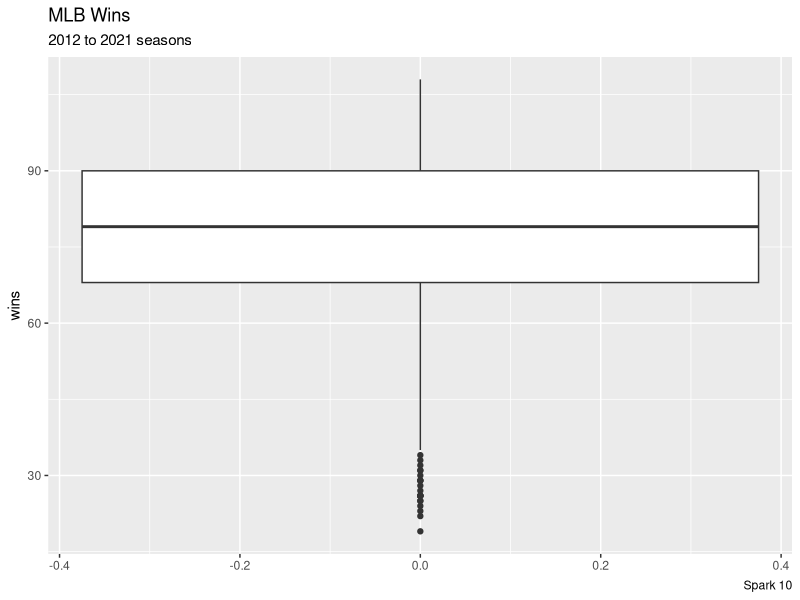
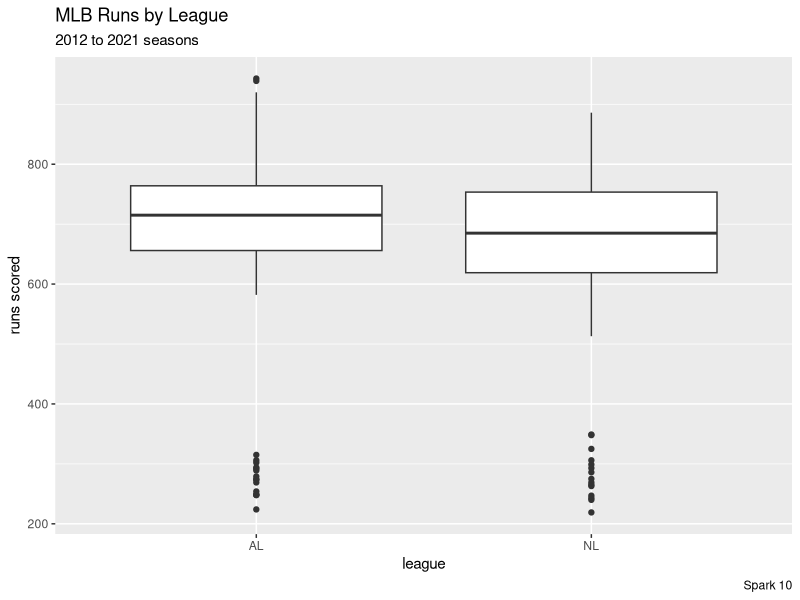
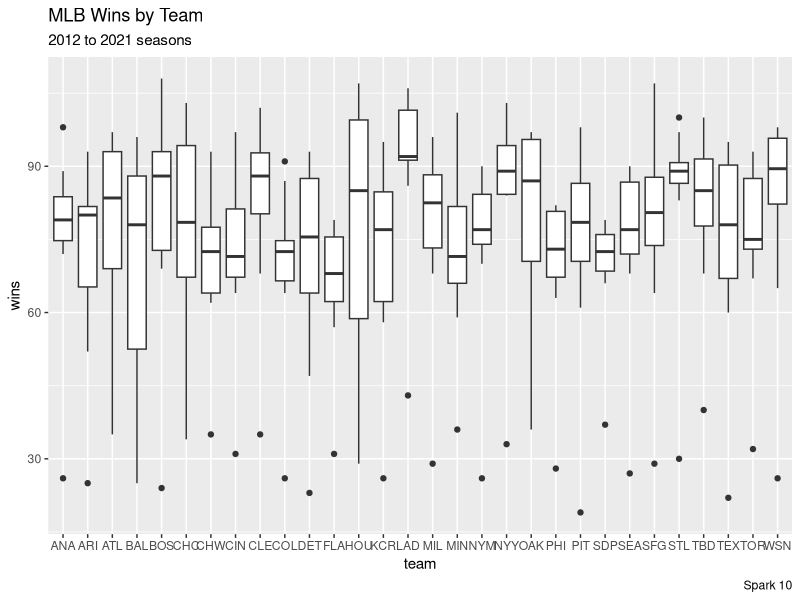
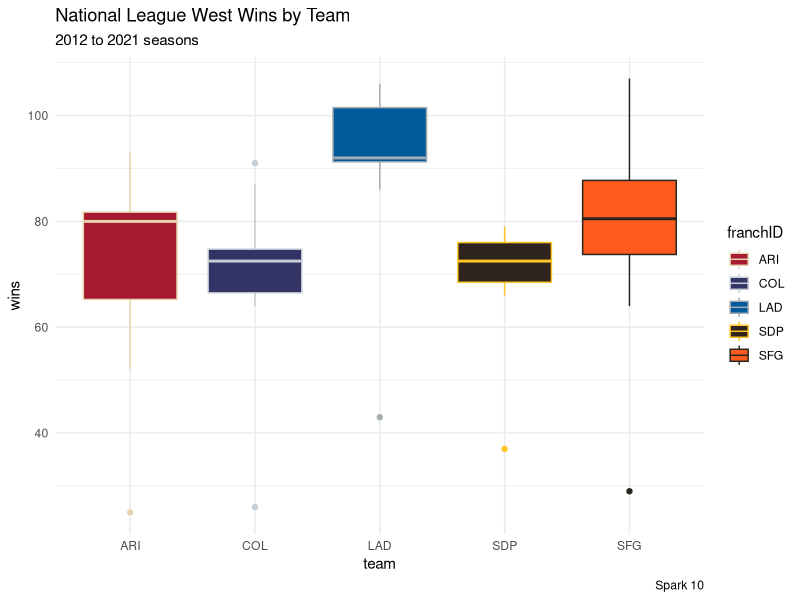

Write R code to recreate these figures, in order.
## ---- chunk 1
#| message: false
#| warning: false
library("tidyverse")
## ---- chunk 2
#| message: false
#| warning: false
df <- readr::read_csv("baseball_teams_data.csv")
## ---- chunk 3
#| echo: true
#| eval: true
head(df)
## ---- chunk 4
#| echo: true
#| eval: true
str(df, give.attr = FALSE)
## ---- chunk 5
#| echo: true
#| eval: true
colnames(df)
## ---- chunk 6
#| echo: true
#| eval: true
df |>
  ggplot(aes(y = W)) +
  geom_boxplot() +
  labs(title = "MLB Wins",
       subtitle = "2012 to 2021 seasons",
       caption = "Spark 10",
       y = "wins")
## ---- chunk 7
#| echo: true
#| eval: true
df |>
  ggplot(aes(x = lgID, y = R),
         color = "yellow", fill = "blue") +
  geom_boxplot() +
  labs(title = "MLB Runs by League",
       subtitle = "2012 to 2021 seasons",
       caption = "Spark 10",
       x = "league",
       y = "runs scored")
## ---- chunk 8
#| echo: true
#| eval: true
df |>
  ggplot(aes(x = franchID, y = W, group = franchID)) +
  geom_boxplot() +
  labs(title = "MLB Wins by Team",
       subtitle = "2012 to 2021 seasons",
       caption = "Spark 10",
       x = "team",
       y = "wins")
## ---- chunk 9
#| echo: true
#| eval: true
df |>
  filter(franchID %in% c("ARI", "COL", "LAD", "SDP", "SFG")) |>
  ggplot(aes(x = franchID, y = W, group = franchID)) +
  geom_boxplot(aes(color = franchID, fill = franchID)) +
  
  # https://teamcolorcodes.com/mlb-color-codes/
  scale_color_manual(values = c("#E3D4AD", "#C4CED4", "#A5ACAF", "#FFC425", "#27251F")) +
  scale_fill_manual(values = c("#A71930", "#333366", "#005A9C", "#2F241D", "#FD5A1E")) +

  labs(title = "National League West Wins by Team",
       subtitle = "2012 to 2021 seasons",
       caption = "Spark 10",
       x = "team",
       y = "wins") +
  theme_minimal()
## ---- chunk 10

## ---- chunk 11

## ---- chunk 12

## ---- chunk 13

## ---- chunk 14

## ---- chunk 15

